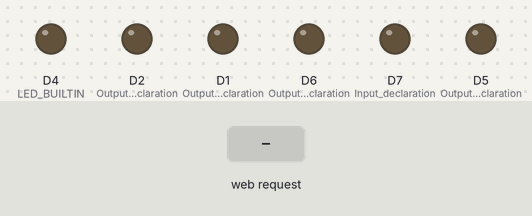
Recording of a sketch running on a simulated ESP8266 (NodeMCU). On the bench: output pins drawn as LEDs (lit = HIGH, except the on-board LED, lit = LOW). The test bench sets the inputs (shaded band). WiFi joins after 1.5 s; servers stay silent unless stated; what the sketch prints to the serial monitor is not drawn.

Above: at 2.7 s.
2.8 s: HTTP request GET /LEFT received
At 4.0 s:
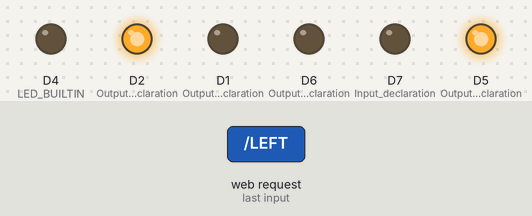
4.3 s: HTTP request GET /EMON received
At 5.2 s:
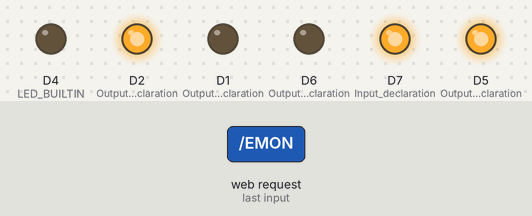
5.8 s: HTTP request GET /STOP received
At 6.3 s:
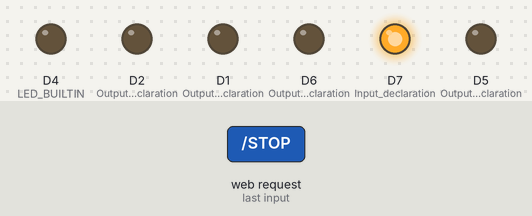
7.3 s: HTTP request GET /RIGHT received
At 8.5 s:
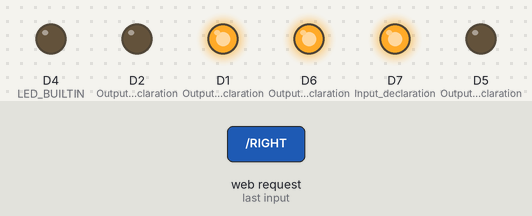
8.8 s: HTTP request GET /EMOFF received
At 9.8 s:
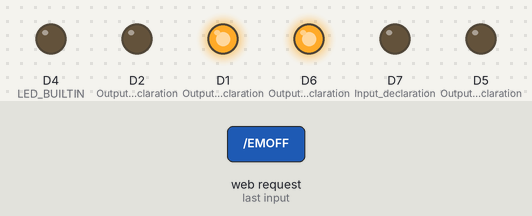
10.3 s: HTTP request GET /FORWARD received
At 10.9 s:
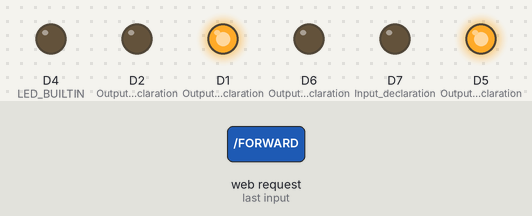
Timing chart, 0 to 12.8 s (numbered marks = the images above; inputs shaded):
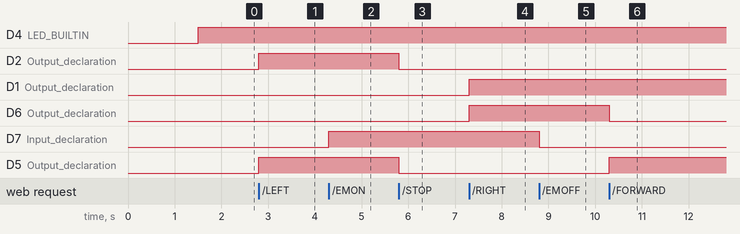

The sketch:

LIGAROBO_EM.ino
```cpp
// CODE FOR ELECTROMAGNET AND MANUAL MOTION

#include <ESP8266WiFi.h>     // WiFi Library
#include <ESP8266WebServer.h>  // Server Library
ESP8266WebServer server(80);
#define WS "E.D.I.T.H"      // WiFi SSID
#define WP "qwertyas"       // WiFi Password
#define pin D7;                 // Electromagnet Activator Pin
#define pin D6;                 // Right Motor Pin 1
#define pin D5;                 // Right Motor Pin 2
#define pin D2;                 // Left Motor Pin 2
#define pin D1;                 // Left Motor Pin 1


void LEFT()
{
  digitalWrite(D1,0);
  digitalWrite(D2,1);
  digitalWrite(D5,1);
  digitalWrite(D6,0);
  server.send(200, "text/plain", "LEFT" );
  }

void RIGHT()
{
  digitalWrite(D1,1);
  digitalWrite(D2,0);
  digitalWrite(D5,0);
  digitalWrite(D6,1);
  server.send(200, "text/plain", "RIGHT" );
  }

void FORWARD()
{
  digitalWrite(D1,1);
  digitalWrite(D2,0);
  digitalWrite(D5,1);
  digitalWrite(D6,0);
  server.send(200, "text/plain", "FORWARD" );
}

void BACKWARD()
{
  digitalWrite(D1,0);
  digitalWrite(D2,1);
  digitalWrite(D5,0);
  digitalWrite(D6,1);
  server.send(200, "text/plain", "BACKWARD" );

}void STOP()
{
  digitalWrite(D1,0);
  digitalWrite(D2,0);
  digitalWrite(D5,0);
  digitalWrite(D6,0);
  server.send(200, "text/plain", "STOP" );
  }

void EMOFF()
{
  digitalWrite(D7,0);
  server.send(200, "text/plain", "EMOFF" );
}

void EMON()
{
  digitalWrite(D7,1);
  server.send(200, "text/plain", "EMON" );

}
void CONNECT()
{
  server.send(200, "text/plain", " AT YOUR SERVICE BOSS!" );

}
void setup() {
pinMode(D1,OUTPUT);  // Output declaration
pinMode(D2,OUTPUT);  // Output declaration
pinMode(D5,OUTPUT);  // Output declaration
pinMode(D6,OUTPUT);  // Output declaration
pinMode(D7,OUTPUT);   // Input declaration
  Serial.begin(9600);
pinMode(LED_BUILTIN, OUTPUT);
WiFi.begin(WS,WP);   // WiFi Initialisation
Serial.print("Connecting Boss");
while (WiFi.status()!=WL_CONNECTED) {
  Serial.print(".");
  delay (500);
}
Serial.println();
Serial.println("CONNECTION SUCCESFUL BOSS");
Serial.println(WiFi.localIP());
server.on("/LEFT", LEFT);        // Server Response Controls
server.on("/STOP", STOP);        // Server Response Controls
server.on("/EMON", EMON);        // Server Response Controls
server.on("/EMOFF", EMOFF);      // Server Response Controls
server.on("/RIGHT", RIGHT);      // Server Response Controls
server.on("/FORWARD", FORWARD);  // Server Response Controls
server.on("/BACKWARD", BACKWARD);// Server Response Controls
server.on("/CONNECT", CONNECT);  // Server Response Controls
server.begin();                  // Activate Server
  // put your setup code here, to run once:

}

void loop(){
  if(WiFi.status()!=WL_CONNECTED)
{
  digitalWrite(LED_BUILTIN,1);      // Activate LED by making the voltage HIGH
  delay(100);                       // wait for 0.1 second
  digitalWrite(LED_BUILTIN,0);      // Deactivate LED by making the voltage LOW
  delay(100);                       // wait for 0.1 second
}
else if(WiFi.status()==WL_CONNECTED)
{
  digitalWrite(LED_BUILTIN,1);
}
  // put your main code here, to run repeatedly:
server.handleClient();              //Server handle the client
}
// I AM IRONMAN
```

Measured:
- after the input at 2.8 s, D2 (Output_declaration), D5 (Output_declaration): LOW → HIGH at once
- after the input at 4.3 s, D7 (Input_declaration): LOW → HIGH at once
- after the input at 5.8 s, D2 (Output_declaration), D5 (Output_declaration): HIGH → LOW at once
- after the input at 7.3 s, D1 (Output_declaration), D6 (Output_declaration): LOW → HIGH at once
- after the input at 8.8 s, D7 (Input_declaration): HIGH → LOW at once
- after the input at 10.3 s, D6 (Output_declaration): HIGH → LOW at once; D5 (Output_declaration): LOW → HIGH at once
